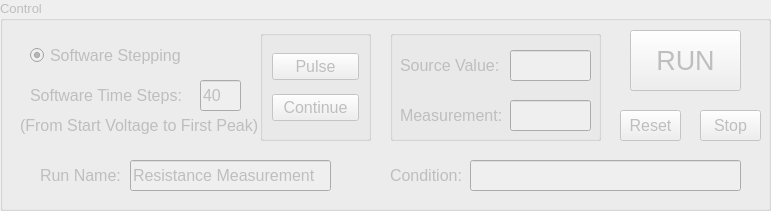
             <widget class="QGroupBox" name="groupBox_3">
              <property name="enabled">
               <bool>false</bool>
              </property>
              <property name="geometry">
               <rect>
                <x>40</x>
                <y>360</y>
                <width>771</width>
                <height>211</height>
               </rect>
              </property>
              <property name="font">
               <font>
                <pointsize>10</pointsize>
               </font>
              </property>
              <property name="title">
               <string>Control </string>
              </property>
              <widget class="QGroupBox" name="groupBox_stop_continue">
               <property name="enabled">
                <bool>false</bool>
               </property>
               <property name="geometry">
                <rect>
                 <x>260</x>
                 <y>30</y>
                 <width>111</width>
                 <height>111</height>
                </rect>
               </property>
               <property name="title">
                <string/>
               </property>
               <layout class="QVBoxLayout" name="verticalLayout">
                <item>
                 <widget class="QPushButton" name="pushButton_Pulse">
                  <property name="enabled">
                   <bool>false</bool>
                  </property>
                  <property name="font">
                   <font>
                    <pointsize>12</pointsize>
                   </font>
                  </property>
                  <property name="text">
                   <string>Pulse</string>
                  </property>
                 </widget>
                </item>
                <item>
                 <widget class="QPushButton" name="pushButton_Continue">
                  <property name="enabled">
                   <bool>false</bool>
                  </property>
                  <property name="font">
                   <font>
                    <pointsize>12</pointsize>
                   </font>
                  </property>
                  <property name="text">
                   <string>Continue</string>
                  </property>
                 </widget>
                </item>
               </layout>
              </widget>
              <widget class="QGroupBox" name="groupBox_source">
               <property name="enabled">
                <bool>false</bool>
               </property>
               <property name="geometry">
                <rect>
                 <x>390</x>
                 <y>30</y>
                 <width>211</width>
                 <height>111</height>
                </rect>
               </property>
               <property name="title">
                <string/>
               </property>
               <widget class="QLineEdit" name="lineEdit_source">
                <property name="geometry">
                 <rect>
                  <x>120</x>
                  <y>20</y>
                  <width>81</width>
                  <height>31</height>
                 </rect>
                </property>
                <property name="font">
                 <font>
                  <pointsize>12</pointsize>
                 </font>
                </property>
               </widget>
               <widget class="QLabel" name="label_18">
                <property name="geometry">
                 <rect>
                  <x>10</x>
                  <y>20</y>
                  <width>111</width>
                  <height>31</height>
                 </rect>
                </property>
                <property name="font">
                 <font>
                  <pointsize>12</pointsize>
                 </font>
                </property>
                <property name="text">
                 <string>Source Value:</string>
                </property>
               </widget>
               <widget class="QLabel" name="label_source_unit">
                <property name="geometry">
                 <rect>
                  <x>210</x>
                  <y>20</y>
                  <width>31</width>
                  <height>31</height>
                 </rect>
                </property>
                <property name="font">
                 <font>
                  <pointsize>12</pointsize>
                 </font>
                </property>
                <property name="text">
                 <string/>
                </property>
               </widget>
               <widget class="QLabel" name="label_19">
                <property name="geometry">
                 <rect>
                  <x>10</x>
                  <y>70</y>
                  <width>111</width>
                  <height>31</height>
                 </rect>
                </property>
                <property name="font">
                 <font>
                  <pointsize>12</pointsize>
                 </font>
                </property>
                <property name="text">
                 <string>Measurement:</string>
                </property>
               </widget>
               <widget class="QLineEdit" name="lineEdit_measurement">
                <property name="geometry">
                 <rect>
                  <x>120</x>
                  <y>70</y>
                  <width>81</width>
                  <height>31</height>
                 </rect>
                </property>
                <property name="font">
                 <font>
                  <pointsize>12</pointsize>
                 </font>
                </property>
               </widget>
               <widget class="QLabel" name="label_measurement_unit">
                <property name="geometry">
                 <rect>
                  <x>210</x>
                  <y>70</y>
                  <width>31</width>
                  <height>31</height>
                 </rect>
                </property>
                <property name="font">
                 <font>
                  <pointsize>12</pointsize>
                 </font>
                </property>
                <property name="text">
                 <string/>
                </property>
               </widget>
              </widget>
              <widget class="QPushButton" name="pushButton_Run">
               <property name="geometry">
                <rect>
                 <x>630</x>
                 <y>30</y>
                 <width>111</width>
                 <height>61</height>
                </rect>
               </property>
               <property name="font">
                <font>
                 <pointsize>20</pointsize>
                </font>
               </property>
               <property name="text">
                <string>RUN</string>
               </property>
              </widget>
              <widget class="QLabel" name="label_11">
               <property name="geometry">
                <rect>
                 <x>390</x>
                 <y>160</y>
                 <width>81</width>
                 <height>31</height>
                </rect>
               </property>
               <property name="font">
                <font>
                 <pointsize>12</pointsize>
                </font>
               </property>
               <property name="text">
                <string>Condition:</string>
               </property>
              </widget>
              <widget class="QLineEdit" name="lineEdit_condition">
               <property name="geometry">
                <rect>
                 <x>470</x>
                 <y>160</y>
                 <width>271</width>
                 <height>31</height>
                </rect>
               </property>
               <property name="font">
                <font>
                 <pointsize>11</pointsize>
                </font>
               </property>
              </widget>
              <widget class="QLabel" name="label_39">
               <property name="geometry">
                <rect>
                 <x>40</x>
                 <y>160</y>
                 <width>81</width>
                 <height>31</height>
                </rect>
               </property>
               <property name="font">
                <font>
                 <pointsize>12</pointsize>
                </font>
               </property>
               <property name="text">
                <string>Run Name:</string>
               </property>
              </widget>
              <widget class="QLineEdit" name="lineEdit_run_name">
               <property name="geometry">
                <rect>
                 <x>130</x>
                 <y>160</y>
                 <width>201</width>
                 <height>31</height>
                </rect>
               </property>
               <property name="font">
                <font>
                 <pointsize>12</pointsize>
                </font>
               </property>
               <property name="text">
                <string>Resistance Measurement</string>
               </property>
              </widget>
              <widget class="QPushButton" name="pushButton_Reset">
               <property name="enabled">
                <bool>false</bool>
               </property>
               <property name="geometry">
                <rect>
                 <x>620</x>
                 <y>110</y>
                 <width>61</width>
                 <height>31</height>
                </rect>
               </property>
               <property name="font">
                <font>
                 <pointsize>12</pointsize>
                </font>
               </property>
               <property name="text">
                <string>Reset</string>
               </property>
              </widget>
              <widget class="QRadioButton" name="radioButton_software">
               <property name="geometry">
                <rect>
                 <x>30</x>
                 <y>40</y>
                 <width>161</width>
                 <height>31</height>
                </rect>
               </property>
               <property name="font">
                <font>
                 <pointsize>12</pointsize>
                </font>
               </property>
               <property name="text">
                <string>Software Stepping</string>
               </property>
               <property name="checked">
                <bool>true</bool>
               </property>
              </widget>
              <widget class="QLabel" name="label_38">
               <property name="geometry">
                <rect>
                 <x>30</x>
                 <y>80</y>
                 <width>161</width>
                 <height>31</height>
                </rect>
               </property>
               <property name="font">
                <font>
                 <pointsize>12</pointsize>
                </font>
               </property>
               <property name="text">
                <string>Software Time Steps:</string>
               </property>
              </widget>
              <widget class="QLineEdit" name="lineEdit_steps_soft">
               <property name="geometry">
                <rect>
                 <x>200</x>
                 <y>80</y>
                 <width>41</width>
                 <height>31</height>
                </rect>
               </property>
               <property name="font">
                <font>
                 <pointsize>12</pointsize>
                </font>
               </property>
               <property name="text">
                <string>40</string>
               </property>
              </widget>
              <widget class="QLabel" name="label_42">
               <property name="geometry">
                <rect>
                 <x>20</x>
                 <y>110</y>
                 <width>251</width>
                 <height>31</height>
                </rect>
               </property>
               <property name="font">
                <font>
                 <pointsize>12</pointsize>
                </font>
               </property>
               <property name="text">
                <string>(From Start Voltage to First Peak)</string>
               </property>
              </widget>
              <widget class="QPushButton" name="pushButton_Stop">
               <property name="enabled">
                <bool>false</bool>
               </property>
               <property name="geometry">
                <rect>
                 <x>700</x>
                 <y>110</y>
                 <width>61</width>
                 <height>31</height>
                </rect>
               </property>
               <property name="font">
                <font>
                 <pointsize>12</pointsize>
                </font>
               </property>
               <property name="text">
                <string>Stop</string>
               </property>
              </widget>
             </widget>
